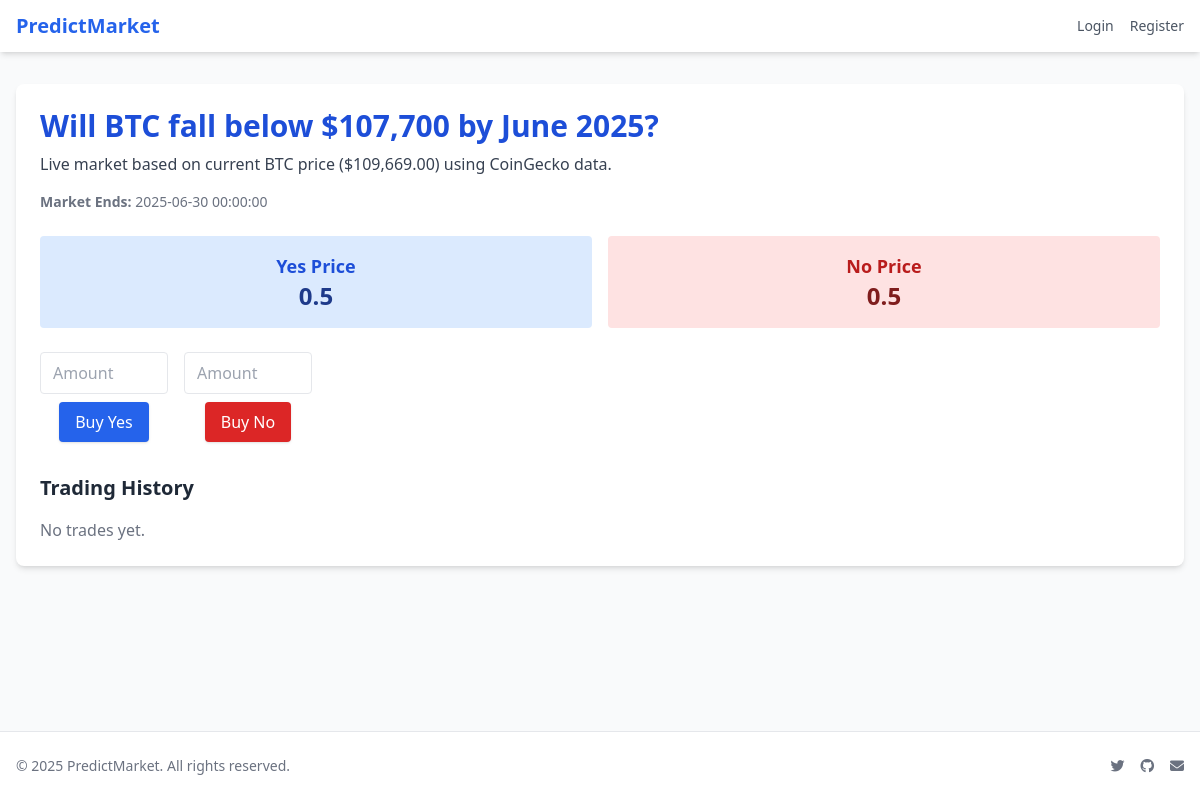
The app's page /market/7b759732-6c8b-403c-8234-9ffeaf8d10f2, older data.
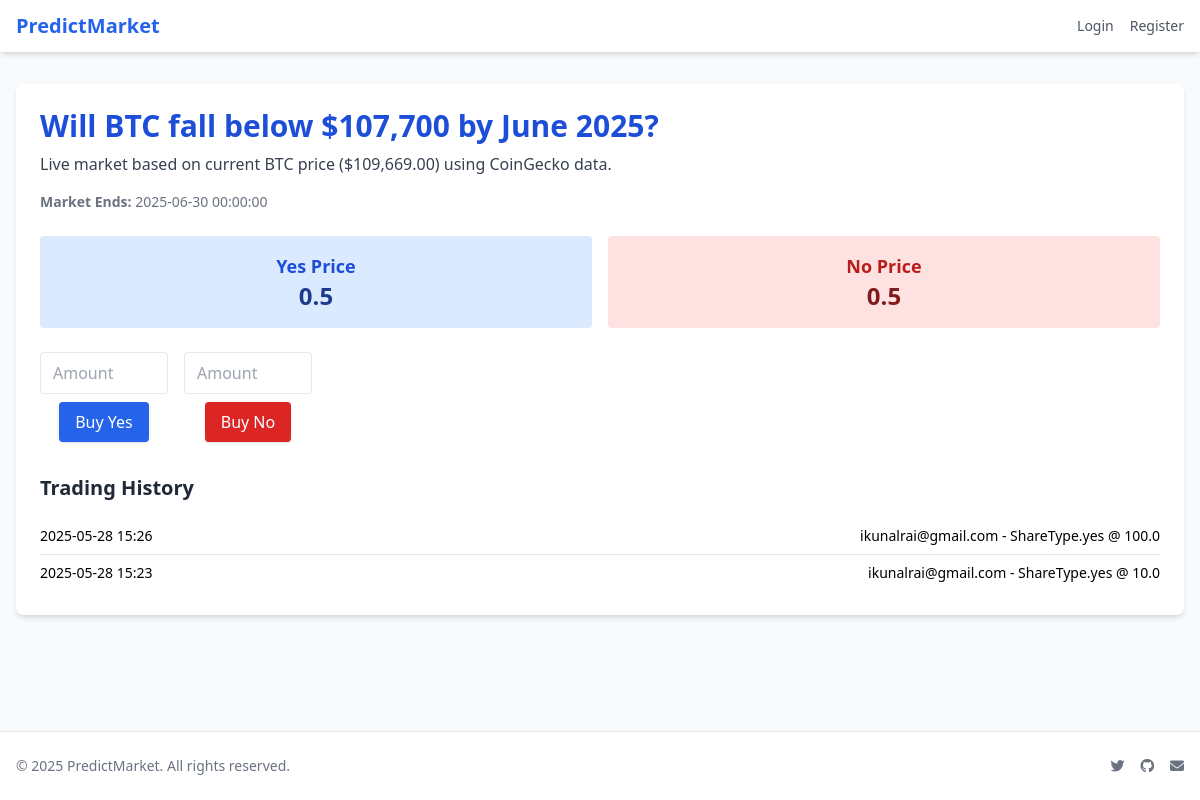
The same page, newer data.
### models/models.py (models this page shows)
class Market(db.Model):
    __tablename__ = 'markets'
    id = db.Column(db.String, primary_key=True, default=lambda: str(uuid.uuid4()))
    title = db.Column(db.String, nullable=False)
    description = db.Column(db.Text)
    category = db.Column(db.String, nullable=True)  # New field for market category
    end_date = db.Column(db.DateTime)
    is_featured = db.Column(db.Boolean, default=False)
    status = db.Column(db.Enum(MarketStatus), default=MarketStatus.active)
    outcome = db.Column(db.Enum(Outcome), nullable=True)
    created_at = db.Column(db.DateTime, default=datetime.utcnow)
    price_yes = db.Column(db.Float, nullable=False, default=0.5)
    price_no = db.Column(db.Float, nullable=False, default=0.5)
    volume = db.Column(db.Float, nullable=False, default=0.0)  # Adding volume field as well

class Trade(db.Model):
    __tablename__ = 'trades'
    id = db.Column(db.String, primary_key=True, default=lambda: str(uuid.uuid4()))
    user_id = db.Column(db.String, nullable=False)  # Supabase UID
    market_id = db.Column(db.String, db.ForeignKey('markets.id'), nullable=False)
    share_type = db.Column(db.Enum(ShareType), nullable=False)
    amount = db.Column(db.Float, nullable=False)
    price_at_trade = db.Column(db.Float, nullable=False)
    created_at = db.Column(db.DateTime, default=datetime.utcnow)

### app.py (the view)
@app.route("/market/<string:market_id>")
def market_detail(market_id):
    market = Market.query.get(market_id)
    if not market:
        flash("Market not found", "error")
        return redirect(url_for('home'))
    trades = Trade.query.filter_by(market_id=market_id).order_by(Trade.created_at.desc()).all()
    return render_template("market.html", market=market, trades=trades)

### templates/market.html (shortened to what this page needs)
{% extends "base.html" %}
{% block content %}
<div class="bg-white shadow-md rounded-lg p-6">
    <h1 class="text-3xl font-bold text-blue-700 mb-2">{{ market.title }}</h1>
    <p class="text-gray-700 mb-4">{{ market.description }}</p>
    <div class="text-sm text-gray-500 mb-6">
        <strong>Market Ends:</strong> {{ market.end_date }}
    </div>
    <div class="grid grid-cols-2 gap-4 mb-6">
        <div class="bg-blue-100 p-4 rounded text-center">
            <h2 class="text-lg font-semibold text-blue-700">Yes Price</h2>
            <p class="text-2xl font-bold text-blue-900">{{ market.price_yes }}</p>
        </div>
        <div class="bg-red-100 p-4 rounded text-center">
            <h2 class="text-lg font-semibold text-red-700">No Price</h2>
            <p class="text-2xl font-bold text-red-900">{{ market.price_no }}</p>
        </div>
    </div>
    <div class="flex space-x-4 mb-8">
        <form action="/trade/{{ market.id }}/yes" method="POST" class="flex flex-col items-center">
            <input type="number" name="amount" class="border rounded px-3 py-2 mb-2 w-32" placeholder="Amount" min="1" required>
            <button type="submit" class="bg-blue-600 hover:bg-blue-700 text-white px-4 py-2 rounded shadow">Buy Yes</button>
        </form>
        <form action="/trade/{{ market.id }}/no" method="POST" class="flex flex-col items-center">
            <input type="number" name="amount" class="border rounded px-3 py-2 mb-2 w-32" placeholder="Amount" min="1" required>
            <button type="submit" class="bg-red-600 hover:bg-red-700 text-white px-4 py-2 rounded shadow">Buy No</button>
        </form>
    </div>
    <div>
        <h3 class="text-xl font-semibold text-gray-800 mb-4">Trading History</h3>
        {% if trades %}
        <ul class="divide-y divide-gray-200">
            {% for trade in trades %}
            <li class="py-2 flex justify-between text-sm">
                <span>{{ trade.created_at.strftime('%Y-%m-%d %H:%M') }}</span>
                <span>{{ trade.user_id }} - {{ trade.share_type }} @ {{ trade.amount }}</span>
            </li>
            {% endfor %}
        </ul>
        {% else %}
        <p class="text-gray-500">No trades yet.</p>
        {% endif %}
    </div>
</div>
{% endblock %}

### templates/base.html (shortened to what this page needs)
<!DOCTYPE html>
<html lang="en">
<head>
    <script src="https://cdn.tailwindcss.com"></script>
    <link rel="stylesheet" href="https://cdnjs.cloudflare.com/ajax/libs/font-awesome/6.4.0/css/all.min.css">
</head>
<body class="bg-gray-50 min-h-screen flex flex-col justify-between relative overflow-x-hidden">
    <nav class="bg-white shadow-md z-10">
        <div class="max-w-7xl mx-auto px-4 py-3 flex justify-between items-center">
            <a href="/" class="text-xl font-bold text-blue-600 hover:text-blue-800 transition">PredictMarket</a>
            <div class="flex items-center space-x-4">
                {% if session.get('user') %}
                    {% if session['user'].get('is_admin') %}
                        <a href="/admin" class="text-sm text-blue-600 hover:underline font-semibold">Admin</a>
                    {% endif %}
                    <a href="/logout" class="text-sm text-gray-600 hover:text-gray-900 transition">Logout</a>
                {% else %}
                    <a href="/login" class="text-sm text-gray-600 hover:text-gray-900 transition">Login</a>
                    <a href="/register" class="text-sm text-gray-600 hover:text-gray-900 transition">Register</a>
                {% endif %}
            </div>
        </div>
    </nav>
    <main class="max-w-7xl mx-auto px-4 py-8 w-full flex-grow z-10">
        {% block content %}{% endblock %}
    </main>
    <footer class="bg-white border-t shadow-sm mt-12 z-10">
        <div class="max-w-7xl mx-auto px-4 py-6 flex flex-col md:flex-row justify-between items-center text-sm text-gray-500">
            <p>&copy; {{ current_year or 2025 }} PredictMarket. All rights reserved.</p>
            <div class="flex space-x-4 mt-2 md:mt-0">
                <a href="https://twitter.com" class="hover:text-blue-500"><i class="fab fa-twitter"></i></a>
                <a href="https://github.com" class="hover:text-gray-800"><i class="fab fa-github"></i></a>
                <a href="mailto:support@predictmarket.com" class="hover:text-red-500"><i class="fas fa-envelope"></i></a>
            </div>
        </div>
    </footer>
</body>
</html>

Row changes from the older to the newer data that the page shows:
added Trade: created_at "2025-05-28 15:26", user_id "ikunalrai@gmail.com", share_type "ShareType.yes", amount "100.0"
added Trade: created_at "2025-05-28 15:23", user_id "ikunalrai@gmail.com", share_type "ShareType.yes", amount "10.0"
Text that changed along with them:
text no longer shown: "No trades yet."
